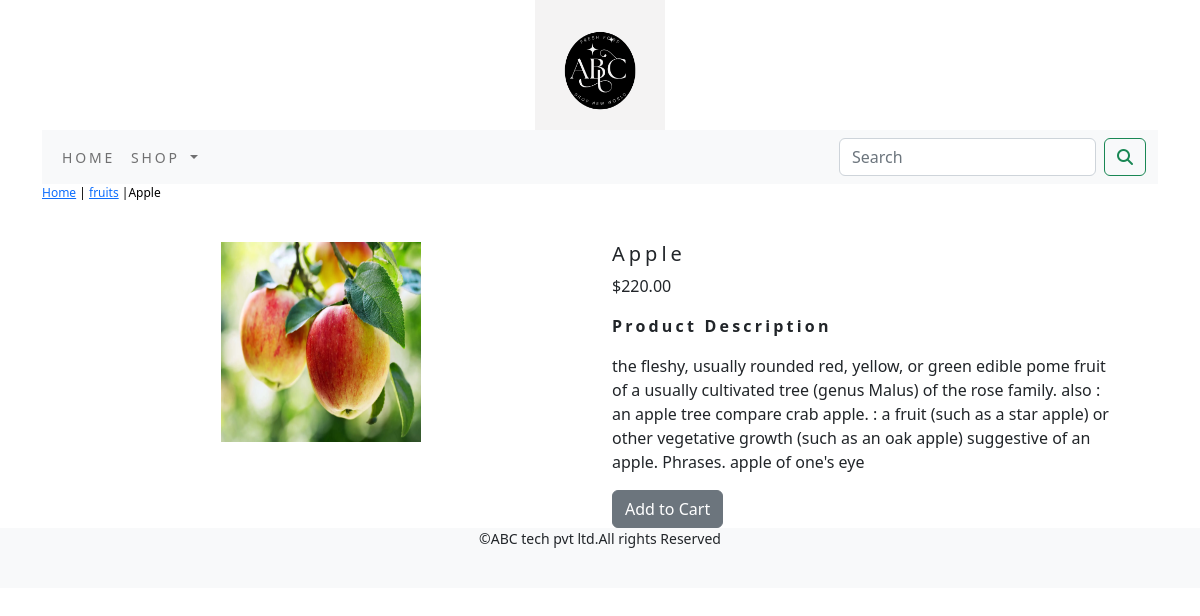
/ecommerce_app/fruits/apple/, run on the app's committed database.
### ecommerce_app/models.py (models this page shows, shortened)
class Product(models.Model):
    name=models.CharField(max_length=250,unique=True)
    slug=models.SlugField(max_length=250,unique=True)
    description=models.TextField(blank=True)
    price=models.DecimalField(max_digits=10,decimal_places=2)
    category=models.ForeignKey(Category,on_delete=models.CASCADE)
    image=models.ImageField(upload_to="category",blank=True)
    stock=models.IntegerField()
    available=models.BooleanField(default=True)
    created=models.DateTimeField(auto_now_add=True)
    updated=models.DateTimeField(auto_now=True)
    class Meta:
        ordering=('name',)
        verbose_name='product'
        verbose_name_plural='products'

class Category(models.Model):
    name=models.CharField(max_length=250,unique=True)
    slug=models.SlugField(max_length=250,unique=True)
    description=models.TextField(blank=True)
    image=models.ImageField(upload_to="category",blank=True)
    class Meta:
        ordering=('name',)
        verbose_name='category'
        verbose_name_plural=  'categories'
    def get_url(self):
        return reverse('ecommerce_app:products_by_category',args=[self.slug])
    def __str__(self):
        return '{}'.format(self.name)

### ecommerce_app/views.py (the view)
# urls.py: path('<slug:c_slug>/<slug:product_slug>/', views.proDetail, name='prodCatdetail'),
def proDetail(request,c_slug,product_slug):
    try:
        product=Product.objects.get(category__slug=c_slug,slug=product_slug)
    except Exception as e:
        raise e
    return render(request,'product.html',{'product':product})

### cart/context_processors.py (called while the page is built)
def counter(request):
    item_count=0
    if 'admin' in request.path:
        return {}
    else:
        try:
            cart=Cart.objects.filter(cart_id=_cart_id(request))
            cart_items=CartItem.objects.all().filter(cart=cart[:1])
            for cart_item in cart_items:
                item_count +=cart_item.quantity
        except Cart.DoesnotExist:
            item_count =0
    return dict(item_count=item_count)

### cart/views.py (called while the page is built)
def _cart_id(request):
    cart=request.session.session_key
    if not cart:
        cart=request.session.create()
    return  cart

### ecommerce_app/context_processors.py (called while the page is built)
def menu_links(request):
    links=Category.objects.all()
    return dict(links=links)

### templates/product.html (shortened to what this page needs)
{% extends 'base.html' %}
{% load static %}
{% block content %}
<div class="row my_prod_row_class">
    <div class="mx_auto">
        <p> <a href="{% url 'ecommerce_app:allProdCat' %}">Home</a> | <a href="{{product.category.get_url}}">{{product.category}}</a> |{{product.name}}</p>
    </div>
</div>
<div class="container">
<br>
<div class="row">
    <div class="col-12 col-sm-12 col-md-12 col-lg-6 text-center">
        <div style="min-width:18rem">
            <img src="{{product.image.url}}" alt="{{product.name}}"  width="200px" height="200px">
        </div>
    </div>
        <div class="col-12 col-sm-12 col-md-12 col-lg-6">
            <div>
            <h1 class="my_prod_title">{{product.name}}</h1>
            <p>${{product.price}}</p>
            <p class="my_title"><b> Product Description </b></p>
            <p class="text-justify my_prod_text">{{product.description}}</p>
            {% if product.stock <= 0 %}
            <p class="text-justify my_prod_text"><b>Out of stock</b></p>
            {% else %}
            <a  class="btn btn-secondary" href="{% url 'cart:add_cart' product.id %}" >Add to Cart</a>
            {% endif %}
        </div>
    </div>
</div>
</div>
{% endblock %}

### static/css/custom.css (style rules this page uses)
body { font-family: 'Roboto', sans-serif; font-family: 'Roboto Condensed', sans-serif; }
.my_title { font-size:16px; text_transform:uppercase; letter-spacing:.2em; }
.my_prod_row_class { padding_top:15px; padding_bottom:20px; }
.my_prod_row_class .mx_auto { color:#000; font-size:12px; text_decoration:none; }
.my_prod_title { font-size:20px; text_transform:uppercase; letter-spacing:.2em; padding_top:15px; padding_bottom:10px; }
.my_prod_text { padding-right:25px; }
,custom_a { text_decoration:none; }

### data on the page
Product: category "fruits", name "Apple", image (picture), price "220.00", description "the fleshy, usually rounded red, yellow, or green edible pome fruit of a usually cultivated tree (genus Malus) of the rose family. also : an apple tree compare crab apple. : a fruit (such as a star apple) or other vegetative growth (such as an oak apple) suggestive of an apple. Phrases. apple of one's eye"
